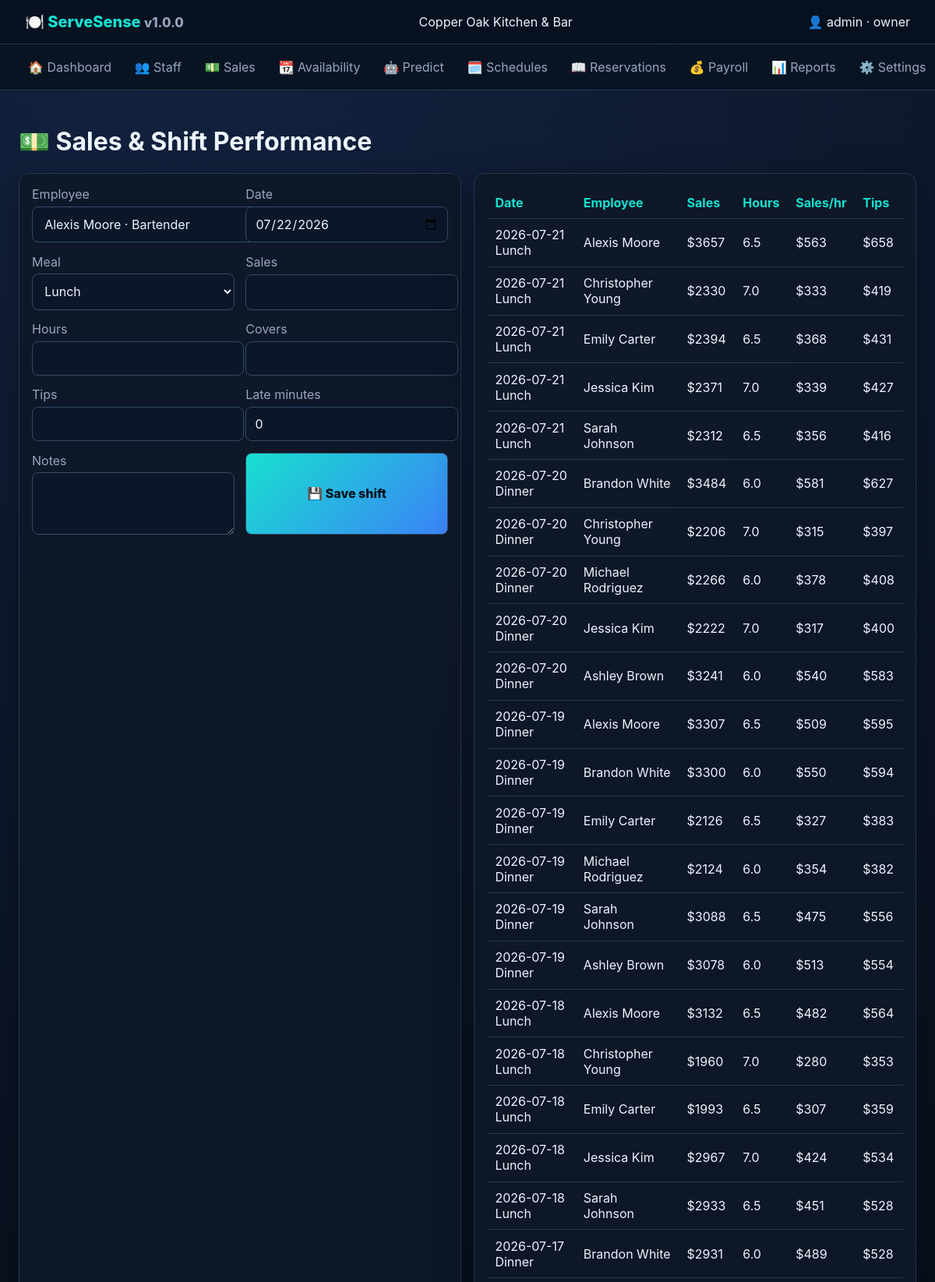
Screenshot of /sales (signed in, upper part) with the database file from the repository.
### tables this page shows
CREATE TABLE settings(key TEXT PRIMARY KEY,value TEXT NOT NULL);

CREATE TABLE users(username TEXT PRIMARY KEY,password_hash TEXT NOT NULL,role TEXT NOT NULL DEFAULT 'admin',active INTEGER NOT NULL DEFAULT 1,created_at TEXT NOT NULL);

CREATE TABLE sales(id INTEGER PRIMARY KEY AUTOINCREMENT,staff_id INTEGER NOT NULL,shift_date TEXT NOT NULL,meal TEXT NOT NULL,sales REAL DEFAULT 0,hours REAL DEFAULT 0,covers INTEGER DEFAULT 0,tips REAL DEFAULT 0,late_minutes INTEGER DEFAULT 0,notes TEXT DEFAULT '',created_at TEXT NOT NULL,FOREIGN KEY(staff_id) REFERENCES staff(id) ON DELETE CASCADE);

CREATE TABLE staff(id INTEGER PRIMARY KEY AUTOINCREMENT,name TEXT NOT NULL UNIQUE,department TEXT NOT NULL,role TEXT NOT NULL,email TEXT DEFAULT '',phone TEXT DEFAULT '',hire_date TEXT DEFAULT '',birthday TEXT DEFAULT '',pay_rate REAL NOT NULL DEFAULT 0,pay_type TEXT NOT NULL DEFAULT 'hourly',max_shifts_week INTEGER NOT NULL DEFAULT 5,active INTEGER NOT NULL DEFAULT 1,certifications TEXT DEFAULT '',notes TEXT DEFAULT '',created_at TEXT NOT NULL);

### app/web.py (the view, shortened to what this page needs)
    @app.route('/sales',methods=['GET','POST'])
    @login_required
    def sales():
        with connect() as c:
            people=c.execute("SELECT id,name,role FROM staff WHERE active=1 ORDER BY name").fetchall(); rows=c.execute("SELECT sa.*,s.name,s.role FROM sales sa JOIN staff s ON s.id=sa.staff_id ORDER BY shift_date DESC,sa.id DESC LIMIT 100").fetchall()
        return render_template('sales.html',people=people,rows=rows,today=date.today().isoformat())

### app/web.py (called while the page is built)
def connect():
    c=sqlite3.connect(DB); c.row_factory=sqlite3.Row; c.execute("PRAGMA foreign_keys=ON"); return c

@login_manager.user_loader
def load_user(uid):
    with connect() as c: r=c.execute("SELECT username,role,active FROM users WHERE username=?",(uid,)).fetchone()
    return User(r["username"],r["role"]) if r and r["active"] else None

def setting(c,key,default=''):
    r=c.execute("SELECT value FROM settings WHERE key=?",(key,)).fetchone(); return r[0] if r else default

    @property
    def is_owner(self): return self.role == "owner"

### app/templates/sales.html
{% extends 'base.html' %}{% block content %}<h1>💵 Sales & Shift Performance</h1><div class="grid2"><section class="panel"><form method="post" class="formgrid"><label>Employee<select name="staff_id">{% for p in people %}<option value="{{ p.id }}">{{ p.name }} · {{ p.role }}</option>{% endfor %}</select></label><label>Date<input type="date" name="shift_date" value="{{ today }}" required></label><label>Meal<select name="meal"><option>Lunch</option><option>Dinner</option><option>Brunch</option></select></label><label>Sales<input type="number" step=".01" name="sales"></label><label>Hours<input type="number" step=".25" name="hours"></label><label>Covers<input type="number" name="covers"></label><label>Tips<input type="number" step=".01" name="tips"></label><label>Late minutes<input type="number" name="late_minutes" value="0"></label><label>Notes<textarea name="notes"></textarea></label><button>💾 Save shift</button></form></section><section class="panel"><div class="tablewrap"><table><tr><th>Date</th><th>Employee</th><th>Sales</th><th>Hours</th><th>Sales/hr</th><th>Tips</th></tr>{% for r in rows %}<tr><td>{{ r.shift_date }} {{ r.meal }}</td><td>{{ r.name }}</td><td>${{ '%.0f'|format(r.sales) }}</td><td>{{ r.hours }}</td><td>${{ '%.0f'|format(r.sales/r.hours if r.hours else 0) }}</td><td>${{ '%.0f'|format(r.tips) }}</td></tr>{% endfor %}</table></div></section></div>{% endblock %}

### app/templates/base.html (shortened to what this page needs)
<!doctype html><html lang="en"><head><link rel="stylesheet" href="{{ url_for('static',filename='app.css') }}"></head>
<body><header><a class="brand" href="{{ url_for('dashboard') }}">🍽️ ServeSense <small>v{{ app_version }}</small></a><div>{{ restaurant_name }}</div><div>👤 {{ current_user.id }} · {{ current_user.role }}</div></header>
<nav>{% for label,endpoint in [('🏠 Dashboard','dashboard'),('👥 Staff','staff'),('💵 Sales','sales'),('📆 Availability','availability'),('🤖 Predict','predict'),('🗓️ Schedules','schedules'),('📖 Reservations','reservations'),('💰 Payroll','payroll'),('📊 Reports','reports'),('⚙️ Settings','settings')] %}<a href="{{ url_for(endpoint) }}">{{ label }}</a>{% endfor %}</nav>
<main>{% with messages=get_flashed_messages(with_categories=true) %}{% for category,message in messages %}<div class="flash {{ category }}">{{ message }}</div>{% endfor %}{% endwith %}{% block content %}{% endblock %}</main></body></html>

### app/static/app.css (style rules this page uses)
:root { --bg:#060b14;--panel:rgba(15,24,40,.92);--line:#263750;--text:#edf4ff;--muted:#95a7bf;--cyan:#18e0d0;--purple:#8b5cf6;--danger:#fb7185 }
* { box-sizing:border-box }
body { margin:0;background:radial-gradient(circle at 20% 0,#12223f 0,transparent 35%),var(--bg);color:var(--text);font-family:Inter,ui-sans-serif,system-ui,sans-serif }
header { display:flex;gap:2rem;justify-content:space-between;align-items:center;padding:1rem 2rem;background:#07101de8;border-bottom:1px solid var(--line);position:sticky;top:0;z-index:10 }
.brand { font-size:1.25rem;font-weight:800;color:var(--cyan);text-decoration:none }
.brand small { color:var(--muted) }
nav { display:flex;gap:.35rem;align-items:center;overflow:auto;padding:.65rem 1.5rem;background:#091423;border-bottom:1px solid var(--line) }
nav a,.linkbtn { white-space:nowrap;color:var(--muted);padding:.55rem .75rem;text-decoration:none;background:transparent;border:0 }
main { max-width:1500px;margin:auto;padding:1.5rem }
.stats article,.panel,.person { background:var(--panel);border:1px solid var(--line);border-radius:14px;padding:1rem;box-shadow:0 16px 50px #0005 }
.grid2 { display:grid;grid-template-columns:1fr 1fr;gap:1rem;margin-top:1rem }
.panel { overflow:auto }
.formgrid { display:grid;grid-template-columns:repeat(2,minmax(0,1fr));gap:.9rem }
label { display:grid;gap:.35rem;color:var(--muted) }
input,select,textarea,button,.button { font:inherit;border-radius:8px;border:1px solid #334a67;padding:.7rem;background:#0b1728;color:var(--text) }
textarea { min-height:80px }
button,.button { background:linear-gradient(135deg,var(--cyan),#3b82f6);color:#02121a;font-weight:800;cursor:pointer;text-decoration:none;text-align:center }
table { width:100%;border-collapse:collapse }
th,td { text-align:left;padding:.65rem;border-bottom:1px solid var(--line) }
th { color:var(--cyan) }

### rows the page displays
settings: value "Copper Oak Kitchen & Bar"
users: id "admin", role "owner"
sales: shift_date "2026-07-21", meal "Lunch", name "Alexis Moore", sales "3657", hours "6.5", r.sales/r.hoursifr.hourselse0 "563", tips "658"
sales: shift_date "2026-07-21", meal "Lunch", name "Christopher Young", sales "2330", hours "7.0", r.sales/r.hoursifr.hourselse0 "333", tips "419"
sales: shift_date "2026-07-21", meal "Lunch", name "Emily Carter", sales "2394", hours "6.5", r.sales/r.hoursifr.hourselse0 "368", tips "431"
sales: shift_date "2026-07-21", meal "Lunch", name "Jessica Kim", sales "2371", hours "7.0", r.sales/r.hoursifr.hourselse0 "339", tips "427"
sales: shift_date "2026-07-21", meal "Lunch", name "Sarah Johnson", sales "2312", hours "6.5", r.sales/r.hoursifr.hourselse0 "356", tips "416"
sales: shift_date "2026-07-20", meal "Dinner", name "Brandon White", sales "3484", hours "6.0", r.sales/r.hoursifr.hourselse0 "581", tips "627"
sales: shift_date "2026-07-20", meal "Dinner", name "Christopher Young", sales "2206", hours "7.0", r.sales/r.hoursifr.hourselse0 "315", tips "397"
sales: shift_date "2026-07-20", meal "Dinner", name "Michael Rodriguez", sales "2266", hours "6.0", r.sales/r.hoursifr.hourselse0 "378", tips "408"
sales: shift_date "2026-07-20", meal "Dinner", name "Jessica Kim", sales "2222", hours "7.0", r.sales/r.hoursifr.hourselse0 "317", tips "400"
sales: shift_date "2026-07-20", meal "Dinner", name "Ashley Brown", sales "3241", hours "6.0", r.sales/r.hoursifr.hourselse0 "540", tips "583"
sales: shift_date "2026-07-19", meal "Dinner", name "Alexis Moore", sales "3307", hours "6.5", r.sales/r.hoursifr.hourselse0 "509", tips "595"
sales: shift_date "2026-07-19", meal "Dinner", name "Brandon White", sales "3300", hours "6.0", r.sales/r.hoursifr.hourselse0 "550", tips "594"
sales: shift_date "2026-07-19", meal "Dinner", name "Emily Carter", sales "2126", hours "6.5", r.sales/r.hoursifr.hourselse0 "327", tips "383"
sales: shift_date "2026-07-19", meal "Dinner", name "Michael Rodriguez", sales "2124", hours "6.0", r.sales/r.hoursifr.hourselse0 "354", tips "382"
sales: shift_date "2026-07-19", meal "Dinner", name "Sarah Johnson", sales "3088", hours "6.5", r.sales/r.hoursifr.hourselse0 "475", tips "556"
sales: shift_date "2026-07-19", meal "Dinner", name "Ashley Brown", sales "3078", hours "6.0", r.sales/r.hoursifr.hourselse0 "513", tips "554"
sales: shift_date "2026-07-18", meal "Lunch", name "Alexis Moore", sales "3132", hours "6.5", r.sales/r.hoursifr.hourselse0 "482", tips "564"
sales: shift_date "2026-07-18", meal "Lunch", name "Christopher Young", sales "1960", hours "7.0", r.sales/r.hoursifr.hourselse0 "280", tips "353"
sales: shift_date "2026-07-18", meal "Lunch", name "Emily Carter", sales "1993", hours "6.5", r.sales/r.hoursifr.hourselse0 "307", tips "359"
sales: shift_date "2026-07-18", meal "Lunch", name "Jessica Kim", sales "2967", hours "7.0", r.sales/r.hoursifr.hourselse0 "424", tips "534"
sales: shift_date "2026-07-18", meal "Lunch", name "Sarah Johnson", sales "2933", hours "6.5", r.sales/r.hoursifr.hourselse0 "451", tips "528"
sales: shift_date "2026-07-17", meal "Dinner", name "Brandon White", sales "2931", hours "6.0", r.sales/r.hoursifr.hourselse0 "489", tips "528"

### other values shown
{{ app_version }} "1.0.0"
{{ label }} "🏠 Dashboard" "👥 Staff" "💵 Sales" "📆 Availability" "🤖 Predict" "🗓️ Schedules" "📖 Reservations" "💰 Payroll" "📊 Reports" "⚙️ Settings"
form field staff_id "Alexis Moore · Bartender"
